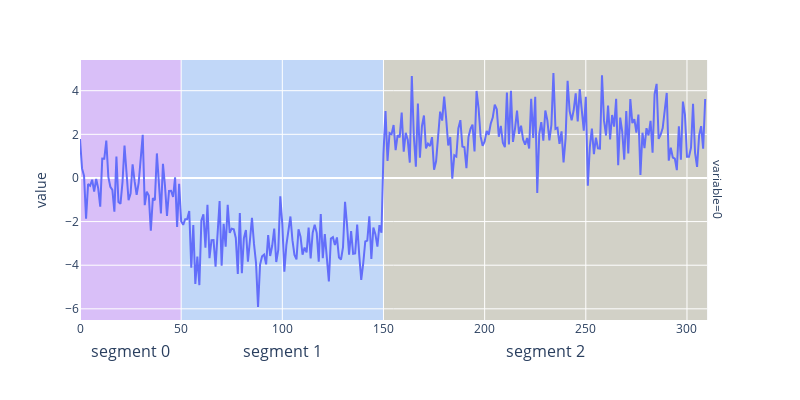

Notebook source saved alongside this figure:
### Markdown cell above
## Segmentation

### Code cell
extended_cpts = [0] + cpts + [n]
segment_anomalies = pd.Series(
    [
        pd.Interval(extended_cpts[i], extended_cpts[i + 1], closed="left")
        for i in range(len(extended_cpts) - 1)
    ]
)
segment_fig = plot_multivariate_time_series(df)
segment_fig = add_segmentation_vrects(segment_fig, segment_anomalies)
for i, segment in enumerate(segment_anomalies):
    segment_fig.add_annotation(
        x=segment.mid,
        y=-0.13,
        text=f"segment {i}",
        showarrow=False,
        yshift=-10,
        font=dict(size=16),
        xref="x",
        yref="paper",
    )
segment_fig.update_layout(
    showlegend=False, xaxis_title=None, width=base_width, height=base_height
)
segment_fig.show()

### Figure 1 — Plotly figure (JSON) as saved in the notebook; plotly's stock layout.template omitted (floating-point values rounded to 4 significant figures; data arrays with more than 128 entries replaced by an {"elided": "..."} marker saying what was removed)
{"data": [{"hovertemplate": "variable=0<br>index=%{x}<br>value=%{y}<extra></extra>", "legendgroup": "", "line": {"color": "#636efa", "dash": "solid"}, "marker": {"symbol": "circle"}, "mode": "lines", "name": "", "orientation": "v", "showlegend": false, "type": "scatter", "x": {"elided": "310 int values"}, "xaxis": "x", "y": {"elided": "310 float values"}, "yaxis": "y"}], "layout": {"annotations": [{"showarrow": false, "text": "variable=0", "textangle": 90, "x": 0.98, "xanchor": "left", "xref": "paper", "y": 0.5, "yanchor": "middle", "yref": "paper"}, {"font": {"size": 16}, "showarrow": false, "text": "segment 0", "x": 25, "xref": "x", "y": -0.13, "yref": "paper", "yshift": -10}, {"font": {"size": 16}, "showarrow": false, "text": "segment 1", "x": 100, "xref": "x", "y": -0.13, "yref": "paper", "yshift": -10}, {"font": {"size": 16}, "showarrow": false, "text": "segment 2", "x": 230, "xref": "x", "y": -0.13, "yref": "paper", "yshift": -10}], "height": 400, "legend": {"tracegroupgap": 0}, "margin": {"t": 60}, "shapes": [{"fillcolor": "#AA0DFE", "layer": "below", "line": {"width": 0}, "opacity": 0.2, "type": "rect", "x0": 0, "x1": 50, "xref": "x", "y0": 0, "y1": 1, "yref": "y domain"}, {"fillcolor": "#3283FE", "layer": "below", "line": {"width": 0}, "opacity": 0.2, "type": "rect", "x0": 50, "x1": 150, "xref": "x", "y0": 0, "y1": 1, "yref": "y domain"}, {"fillcolor": "#85660D", "layer": "below", "line": {"width": 0}, "opacity": 0.2, "type": "rect", "x0": 150, "x1": 310, "xref": "x", "y0": 0, "y1": 1, "yref": "y domain"}], "showlegend": false, "width": 800, "xaxis": {"anchor": "y", "domain": [0, 0.98], "title": {}}, "yaxis": {"anchor": "x", "domain": [0, 1], "title": {"text": "value"}}}}
